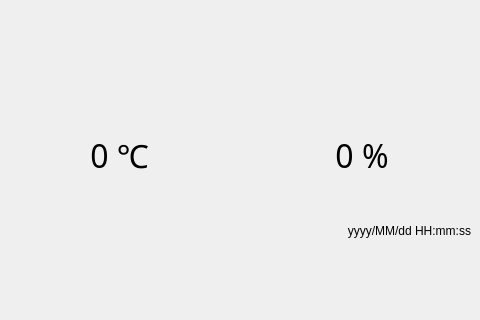
<?xml version="1.0" encoding="UTF-8"?>
<ui version="4.0">
 <class>Dialog</class>
 <widget class="QDialog" name="Dialog">
  <property name="windowModality">
   <enum>Qt::NonModal</enum>
  </property>
  <property name="geometry">
   <rect>
    <x>0</x>
    <y>0</y>
    <width>480</width>
    <height>320</height>
   </rect>
  </property>
  <property name="sizePolicy">
   <sizepolicy hsizetype="Fixed" vsizetype="Fixed">
    <horstretch>0</horstretch>
    <verstretch>0</verstretch>
   </sizepolicy>
  </property>
  <property name="minimumSize">
   <size>
    <width>480</width>
    <height>320</height>
   </size>
  </property>
  <property name="maximumSize">
   <size>
    <width>480</width>
    <height>320</height>
   </size>
  </property>
  <property name="baseSize">
   <size>
    <width>480</width>
    <height>320</height>
   </size>
  </property>
  <property name="windowTitle">
   <string>Dialog</string>
  </property>
  <property name="modal">
   <bool>true</bool>
  </property>
  <widget class="QWidget" name="horizontalLayoutWidget">
   <property name="geometry">
    <rect>
     <x>10</x>
     <y>100</y>
     <width>461</width>
     <height>111</height>
    </rect>
   </property>
   <layout class="QHBoxLayout" name="horizontalLayout">
    <item>
     <spacer name="horizontalSpacer_2">
      <property name="orientation">
       <enum>Qt::Horizontal</enum>
      </property>
      <property name="sizeType">
       <enum>QSizePolicy::Fixed</enum>
      </property>
      <property name="sizeHint" stdset="0">
       <size>
        <width>20</width>
        <height>20</height>
       </size>
      </property>
     </spacer>
    </item>
    <item>
     <widget class="QLabel" name="label_temperature_indoor">
      <property name="font">
       <font>
        <family>Nanum Gothic</family>
        <pointsize>24</pointsize>
       </font>
      </property>
      <property name="text">
       <string>0 ℃</string>
      </property>
      <property name="alignment">
       <set>Qt::AlignCenter</set>
      </property>
     </widget>
    </item>
    <item>
     <spacer name="horizontalSpacer">
      <property name="orientation">
       <enum>Qt::Horizontal</enum>
      </property>
      <property name="sizeType">
       <enum>QSizePolicy::Fixed</enum>
      </property>
      <property name="sizeHint" stdset="0">
       <size>
        <width>80</width>
        <height>20</height>
       </size>
      </property>
     </spacer>
    </item>
    <item>
     <widget class="QLabel" name="label_humidity_indoor">
      <property name="font">
       <font>
        <family>Nanum Gothic</family>
        <pointsize>24</pointsize>
       </font>
      </property>
      <property name="text">
       <string>0 %</string>
      </property>
      <property name="alignment">
       <set>Qt::AlignCenter</set>
      </property>
     </widget>
    </item>
    <item>
     <spacer name="horizontalSpacer_3">
      <property name="orientation">
       <enum>Qt::Horizontal</enum>
      </property>
      <property name="sizeType">
       <enum>QSizePolicy::Fixed</enum>
      </property>
      <property name="sizeHint" stdset="0">
       <size>
        <width>20</width>
        <height>20</height>
       </size>
      </property>
     </spacer>
    </item>
   </layout>
  </widget>
  <widget class="QLabel" name="label_checked_at">
   <property name="geometry">
    <rect>
     <x>310</x>
     <y>210</y>
     <width>161</width>
     <height>41</height>
    </rect>
   </property>
   <property name="text">
    <string>yyyy/MM/dd HH:mm:ss</string>
   </property>
   <property name="alignment">
    <set>Qt::AlignRight|Qt::AlignTrailing|Qt::AlignVCenter</set>
   </property>
  </widget>
 </widget>
 <layoutdefault spacing="6" margin="11"/>
 <resources/>
 <connections/>
</ui>
